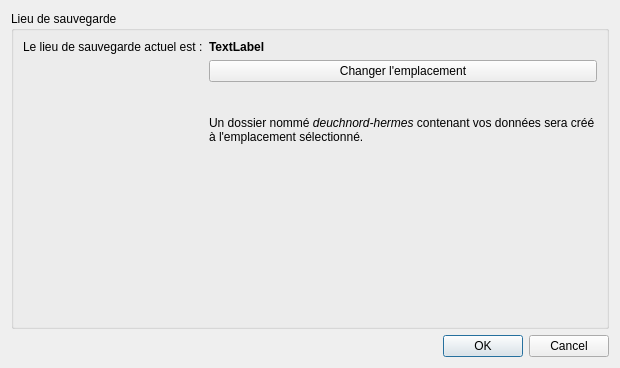
<?xml version="1.0" encoding="UTF-8"?>
<ui version="4.0">
 <class>SettingsDialog</class>
 <widget class="QDialog" name="SettingsDialog">
  <property name="geometry">
   <rect>
    <x>0</x>
    <y>0</y>
    <width>620</width>
    <height>368</height>
   </rect>
  </property>
  <property name="windowTitle">
   <string>Préférences</string>
  </property>
  <layout class="QVBoxLayout" name="verticalLayout">
   <item>
    <widget class="QGroupBox" name="groupBox">
     <property name="title">
      <string>Lieu de sauvegarde</string>
     </property>
     <layout class="QFormLayout" name="formLayout">
      <property name="fieldGrowthPolicy">
       <enum>QFormLayout::AllNonFixedFieldsGrow</enum>
      </property>
      <item row="0" column="0">
       <widget class="QLabel" name="label">
        <property name="text">
         <string>Le lieu de sauvegarde actuel est :</string>
        </property>
       </widget>
      </item>
      <item row="0" column="1">
       <widget class="QLabel" name="currentPlaceSave">
        <property name="styleSheet">
         <string notr="true">font-weight: bold</string>
        </property>
        <property name="text">
         <string>TextLabel</string>
        </property>
        <property name="wordWrap">
         <bool>true</bool>
        </property>
       </widget>
      </item>
      <item row="1" column="1">
       <widget class="QPushButton" name="btnChangeSavePlace">
        <property name="text">
         <string>Changer l'emplacement</string>
        </property>
       </widget>
      </item>
      <item row="2" column="1">
       <widget class="QLabel" name="label_2">
        <property name="text">
         <string>&lt;html&gt;&lt;head/&gt;&lt;body&gt;&lt;p&gt;Un dossier nommé &lt;span style=&quot; font-style:italic;&quot;&gt;deuchnord-hermes&lt;/span&gt; contenant vos données sera créé à l'emplacement sélectionné.&lt;/p&gt;&lt;/body&gt;&lt;/html&gt;</string>
        </property>
        <property name="wordWrap">
         <bool>true</bool>
        </property>
       </widget>
      </item>
     </layout>
    </widget>
   </item>
   <item>
    <widget class="QDialogButtonBox" name="buttonBox">
     <property name="orientation">
      <enum>Qt::Horizontal</enum>
     </property>
     <property name="standardButtons">
      <set>QDialogButtonBox::Cancel|QDialogButtonBox::Ok</set>
     </property>
    </widget>
   </item>
  </layout>
 </widget>
 <resources/>
 <connections>
  <connection>
   <sender>buttonBox</sender>
   <signal>accepted()</signal>
   <receiver>SettingsDialog</receiver>
   <slot>accept()</slot>
   <hints>
    <hint type="sourcelabel">
     <x>248</x>
     <y>254</y>
    </hint>
    <hint type="destinationlabel">
     <x>157</x>
     <y>274</y>
    </hint>
   </hints>
  </connection>
  <connection>
   <sender>buttonBox</sender>
   <signal>rejected()</signal>
   <receiver>SettingsDialog</receiver>
   <slot>reject()</slot>
   <hints>
    <hint type="sourcelabel">
     <x>316</x>
     <y>260</y>
    </hint>
    <hint type="destinationlabel">
     <x>286</x>
     <y>274</y>
    </hint>
   </hints>
  </connection>
 </connections>
</ui>
